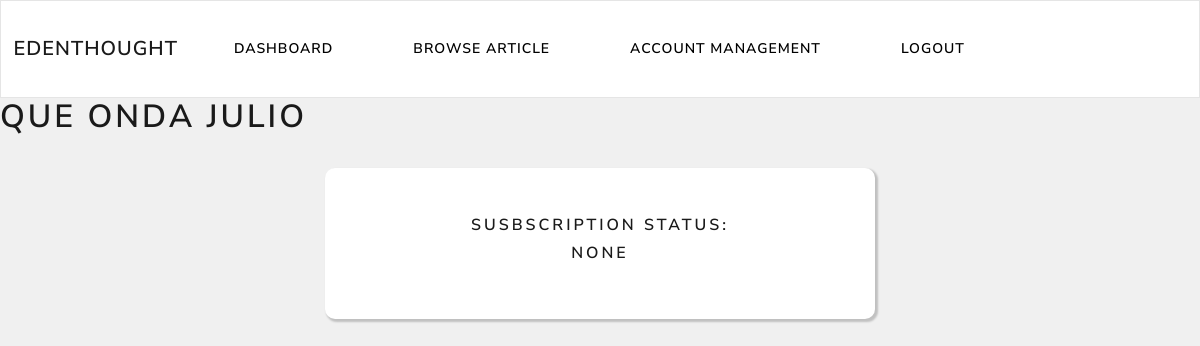
The page /client/client-dashboard (signed in) on the database as committed earlier.
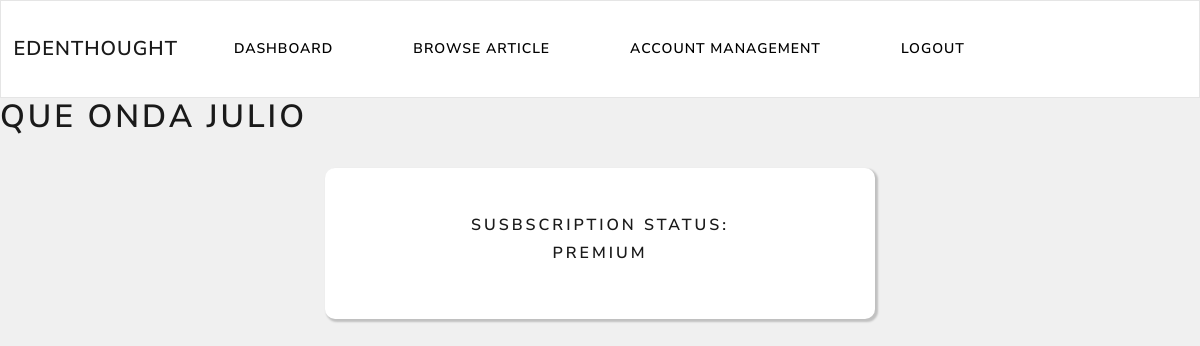
The same page on the database as committed later.
### client/models.py (models this page shows, shortened)
class Subscription(models.Model):
    subscriber_name = models.CharField(max_length=300)
    subscription_plan = models.CharField(max_length=255)
    subscription_cost = models.CharField(max_length=255)
    paypal_subscription_id = models.CharField(max_length=300)
    is_active = models.BooleanField(default=False)
    user = models.OneToOneField(CustomUser,max_length=10, on_delete=models.CASCADE, unique=True)

### client/views.py (the view)
# urls.py: path('client-dashboard', views.client_dashboard, name="client-dashboard"),
@login_required(login_url='my_login')
def client_dashboard(request):
    try:
        subsDetails = Subscription.objects.get(user=request.user)
        subscription_plan = subsDetails.subscription_plan
        context = {'SubPlan':subscription_plan}
        return render(request, 'client/client-dashboard.html', context)
    except:
        subscription_plan = "None"
        context = {'SubPlan': subscription_plan}
        return render(request, 'client/client-dashboard.html', context)

### client/templates/client/client-dashboard.html
{% extends 'client/navbar.html' %}
{% block content %}
<h1>QUE ONDA {{user.first_name}} </h1>
<br>
    <div class="container bg-white shadow-md p-5 form-layout text-center">
        <h5>Susbscription status:</h5>
        <h5> {{SubPlan|upper}} </h5>
    </div>
{% endblock %}

Rows that differ between the two databases and show on the page:
added Subscription: subscription_plan "PREMIUM"
Other text that changed with them:
{{ SubPlan|upper }}: "NONE" → (not shown)
